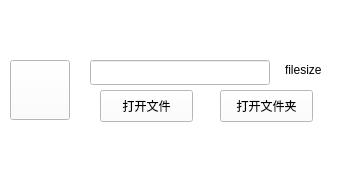
<?xml version="1.0" encoding="UTF-8"?>
<ui version="4.0">
 <class>SendFile</class>
 <widget class="QWidget" name="SendFile">
  <property name="geometry">
   <rect>
    <x>0</x>
    <y>0</y>
    <width>348</width>
    <height>171</height>
   </rect>
  </property>
  <property name="windowTitle">
   <string>Form</string>
  </property>
  <property name="styleSheet">
   <string notr="true">background-color: rgb(255, 255, 255);</string>
  </property>
  <widget class="QPushButton" name="fileicon">
   <property name="geometry">
    <rect>
     <x>10</x>
     <y>60</y>
     <width>60</width>
     <height>60</height>
    </rect>
   </property>
   <property name="text">
    <string/>
   </property>
  </widget>
  <widget class="QLineEdit" name="filename">
   <property name="geometry">
    <rect>
     <x>90</x>
     <y>60</y>
     <width>180</width>
     <height>25</height>
    </rect>
   </property>
  </widget>
  <widget class="QLabel" name="filesize">
   <property name="geometry">
    <rect>
     <x>285</x>
     <y>62</y>
     <width>71</width>
     <height>16</height>
    </rect>
   </property>
   <property name="text">
    <string>filesize</string>
   </property>
  </widget>
  <widget class="QPushButton" name="openFileButton">
   <property name="geometry">
    <rect>
     <x>100</x>
     <y>90</y>
     <width>93</width>
     <height>32</height>
    </rect>
   </property>
   <property name="text">
    <string>打开文件</string>
   </property>
  </widget>
  <widget class="QPushButton" name="openFolderButton">
   <property name="geometry">
    <rect>
     <x>220</x>
     <y>90</y>
     <width>93</width>
     <height>32</height>
    </rect>
   </property>
   <property name="text">
    <string>打开文件夹</string>
   </property>
  </widget>
 </widget>
 <resources/>
 <connections/>
</ui>
